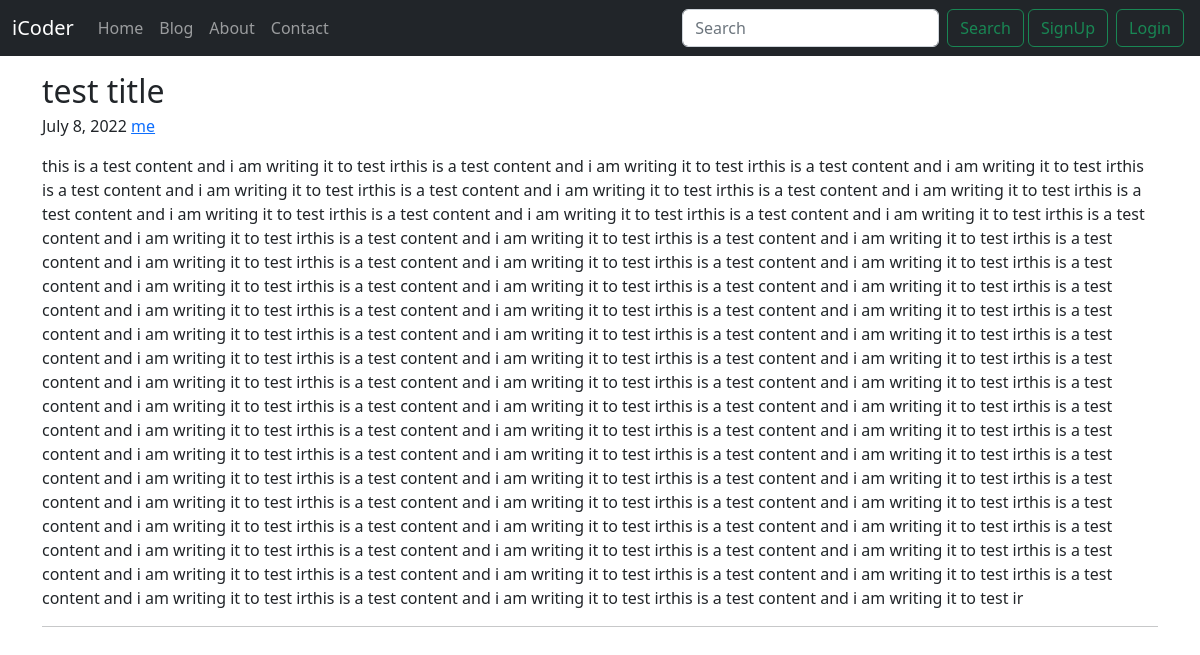
The page /blog/firsst-post on the database its author committed.
### blog/models.py (models this page shows, shortened)
class Post(models.Model):
    sno = models.AutoField(primary_key=True)
    title = models.CharField(max_length=255)
    content = models.TextField()
    author = models.CharField(max_length=130)
    slug = models.CharField(max_length=130)
    timeStamp = models.DateField(blank=True)

### blog/views.py (the view)
# urls.py: path('<str:slug>', views.blogPost, name='blogPost')
def blogPost(request, slug):
    post = Post.objects.filter(slug= slug).first()
    context = {
        'post': post
    }
    return render(request, 'blog/blogPost.html', context)

### templates/blog/blogPost.html (shortened to what this page needs)
{% extends 'basic.html' %}
{% block body %}
<div class="container my-3">
    <article class="blog-post">
        <h2 class="blog-post-title mb-1">{{post.title}}</h2>
        <p class="blog-post-meta">{{post.timeStamp}} <a href="#">{{post.author}}</a></p>
        <p>{{post.content}}</p>
        <hr>
    </article>
</div>
{% endblock body %}

### rows shown on the page
Post: title "test title", timeStamp "July 8, 2022", author "me", content "this is a test content and i am writing it to test irthis is a test content and i am writing it to test irthis is a test content and i am writing it to test irthis is a test content and i am writing it to test irthis is a test content and i am writing it to test irthis is a test content and i am writing it to test irthis is a test content and i am writing it to test irthis is a test content and i am writing it to test irthis is a test content and i am writing it to test irthis is a test content and i am writing it to test irthis is a test content and i am writing it to test irthis is a test content and i am writing it to test irthis is a test content and i am writing it to test irthis is a…"
